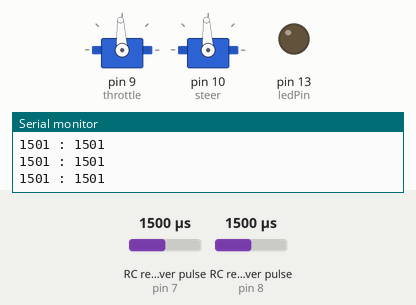
Bench run of a sketch on a simulated Arduino Uno, built with avr-gcc and run on an emulated ATmega328P. Parts: 2 × servo, output pins drawn as LEDs (lit = HIGH), the last lines printed to the serial monitor. Wiring (inferred from the names in the program): 2 × RC receiver channel: data pin 7 / data pin 8. Inputs (shaded band) come from the test bench; at power-on: RC receiver pulse (sensors on pin 7, pin 8) 1500 µs.

Above: at 1.2 s.
1.3 s: RC receiver pulse (sensor on pin 7) set to 1020 µs
At 2.5 s:
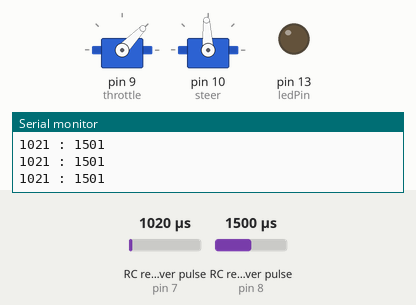
2.8 s: RC receiver pulse (sensor on pin 8) set to 1020 µs
At 3.8 s:
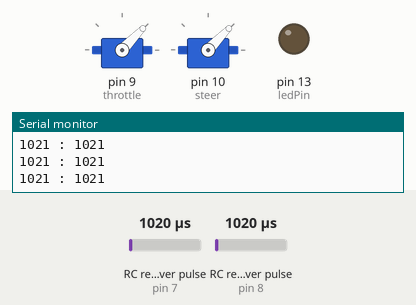
4.3 s: RC receiver pulse (sensor on pin 7) set to 1250 µs
At 4.9 s:
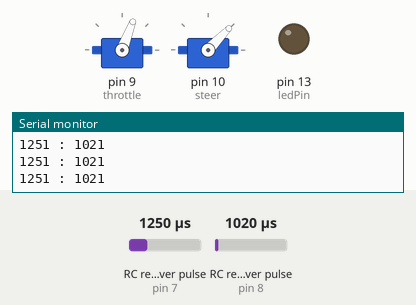
5.8 s: RC receiver pulse (sensor on pin 8) set to 1250 µs
At 7.0 s:
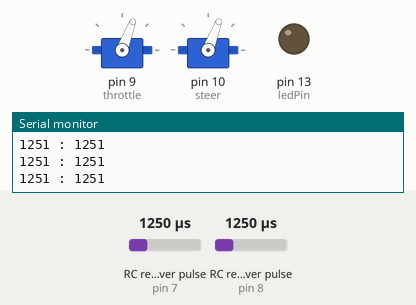
7.3 s: RC receiver pulse (sensor on pin 7) set to 1500 µs
At 8.3 s:
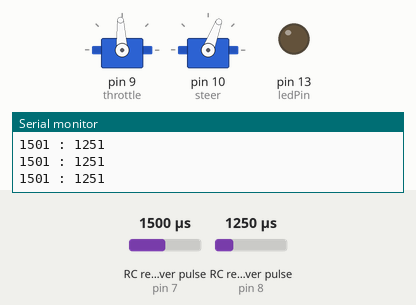
8.8 s: RC receiver pulse (sensor on pin 8) set to 1750 µs
At 9.6 s:
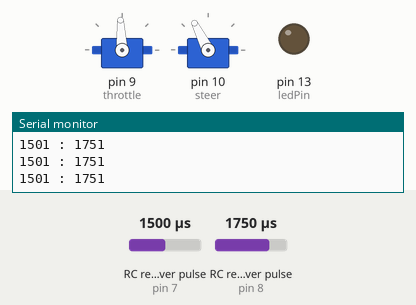
Timing chart, 0 to 11.3 s (numbered marks = the images above; inputs shaded):
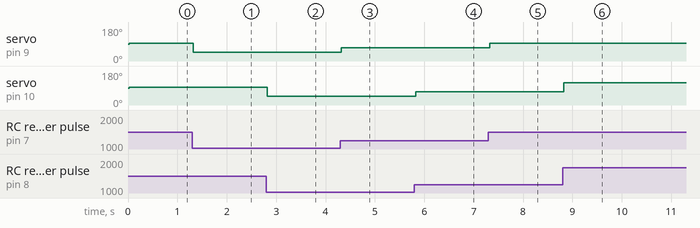

The sketch:

ESCtest.ino
```cpp
#include <Servo.h>
Servo throttle;
Servo steer;
int throttleRead = 7;
int steerRead = 8;
unsigned long Tduration;
unsigned long Sduration;
int ledPin = 13;
void setup()
{
  Serial.begin(115200);
  pinMode(throttleRead, INPUT);
  pinMode(steerRead, INPUT);
  pinMode(ledPin, OUTPUT);
  digitalWrite(ledPin, LOW);
  throttle.attach(9);
  steer.attach(10);
}

void loop()
{
  Tduration = pulseIn(throttleRead, HIGH, 20000);
  if (Tduration > 100) {
    throttle.writeMicroseconds(Tduration);
  } else {
    throttle.writeMicroseconds(1500);
  }
  Sduration = pulseIn(steerRead, HIGH, 20000);
  if (Sduration > 100) {
    steer.writeMicroseconds(Sduration);
  } else {
    steer.writeMicroseconds(1500);
  }
  Serial.print(Tduration);
  Serial.write(" : ");
  Serial.print(Sduration);
  Serial.println();
}
```

Measured:
- after the input at 1.3 s, servo on pin 9 (throttle): 93° → 46° at once
- after the input at 2.8 s, servo on pin 10 (steer): 93° → 46° at once
- after the input at 4.3 s, servo on pin 9 (throttle): 46° → 69° at once
- after the input at 5.8 s, servo on pin 10 (steer): 46° → 69° at once
- after the input at 7.3 s, servo on pin 9 (throttle): 69° → 93° at once
- after the input at 8.8 s, servo on pin 10 (steer): 69° → 117° at once
